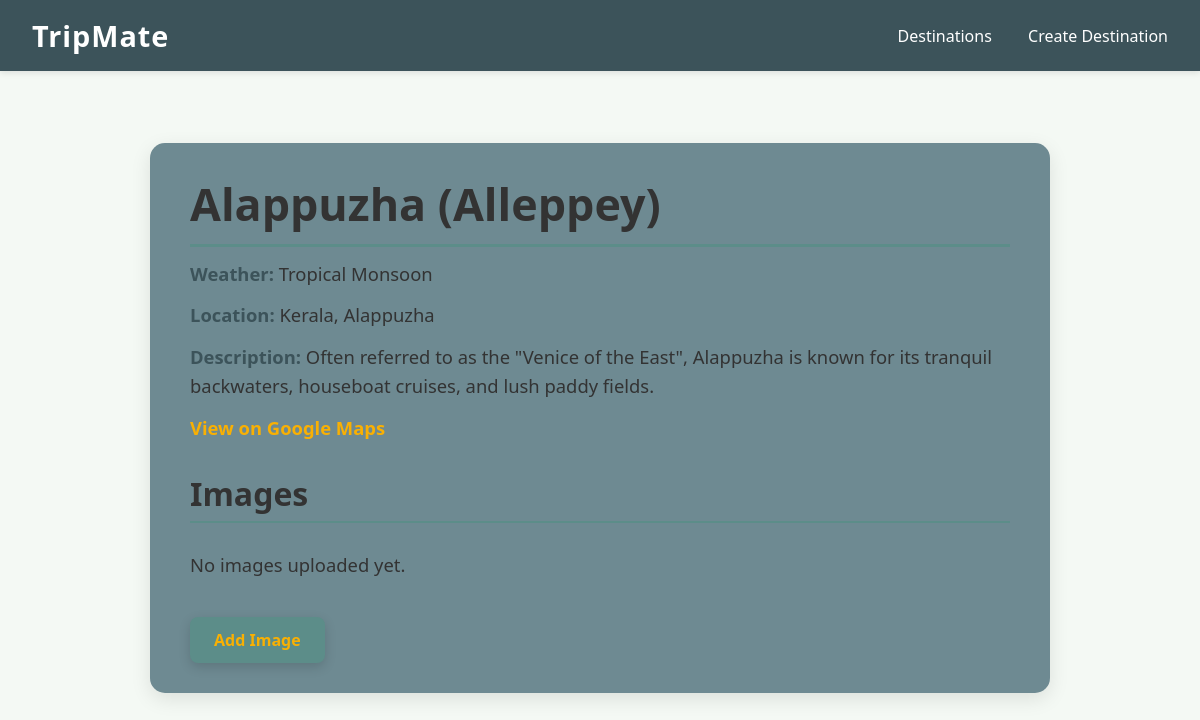
The page /destination/3/ on the database its author committed.
### TripMate_app/models.py (models this page shows, shortened)
class Destination(models.Model):
    place_name = models.CharField(max_length=100)
    weather = models.CharField(max_length=100)
    state = models.CharField(max_length=100)
    district = models.CharField(max_length=100)
    google_map_link = models.URLField()
    description = models.TextField()

### TripMate_app/views.py (the view)
# urls.py: path('destination/<int:pk>/', views.destination_detail, name='destination_detail'),
def destination_detail(request, pk):
    destination = get_object_or_404(Destination, pk=pk)
    return render(request, 'TripMate_app/destination_detail.html', {'destination': destination})

### TripMate_app/templates/TripMate_app/destination_detail.html (shortened to what this page needs)
{% extends 'TripMate_app/base.html' %}
{% block content %}
<div class="detail-container">
  <h2>{{ destination.place_name }}</h2>
  <p><strong>Weather:</strong> {{ destination.weather }}</p>
  <p><strong>Location:</strong> {{ destination.state }}, {{ destination.district }}</p>
  <p><strong>Description:</strong> {{ destination.description }}</p>
  <p><a href="{{ destination.google_map_link }}" target="_blank" rel="noopener">View on Google Maps</a></p>
  <h3>Images</h3>
  <div class="images-wrapper">
    {% for img in destination.images.all %}
      <img src="{{ img.image.url }}" alt="Image of {{ destination.place_name }}">
    {% empty %}
      <p>No images uploaded yet.</p>
    {% endfor %}
  </div>
  <a class="btn" href="{% url 'upload_images' destination.pk %}">Add Image</a>
</div>
{% endblock %}

### TripMate_app/templates/TripMate_app/base.html (style rules this page uses)
:root { --bg: #F4F9F4; --primary: #3c535a; --accent: #5C8D89; --highlight: #A7D7C5; --text-dark: #333; --white: #fff; }
* { box-sizing: border-box; margin: 0; padding: 0; }
body { font-family: 'Segoe UI', sans-serif; background-color: var(--bg); color: var(--text-dark); }
.btn { background-color: var(--accent); color: var(--white); padding: 10px 16px; border: none; border-radius: 5px; text-decoration: none; cursor: pointer; font-weight: 600; transition: background-color 0.3s ease; }

### TripMate_app/templates/TripMate_app/destination_detail.html (style rules this page uses)
.detail-container { max-width: 900px; margin: 40px auto; background-color: #6e8a92; padding: 30px 40px; border-radius: 15px; box-shadow: 0 6px 20px rgba(0,0,0,0.1); color: #333; font-family: 'Segoe UI', Tahoma, Geneva, Verdana, sans-serif; }
.detail-container h2 { font-size: 2.8rem; margin-bottom: 10px; color: #333; border-bottom: 3px solid #5C8D89; padding-bottom: 10px; }
.detail-container p { font-size: 1.15rem; line-height: 1.6; margin: 12px 0; }
.detail-container strong { color: #3c535a; }
.detail-container a { color: #f9b003; text-decoration: none; font-weight: 600; }
h3 { margin-top: 30px; color: #333; font-size: 2rem; border-bottom: 2px solid #5C8D89; padding-bottom: 6px; }
.images-wrapper { display: flex; flex-wrap: wrap; gap: 15px; margin-top: 15px; }
.btn { display: inline-block; margin-top: 25px; background-color: #5C8D89; color: #fff; padding: 12px 24px; border-radius: 8px; font-weight: 700; text-decoration: none; box-shadow: 0 4px 12px rgba(0, 0, 0, 0.15); transition: background-color 0.3s ease; }

### rows shown on the page
Destination: place_name "Alappuzha (Alleppey)", weather "Tropical Monsoon", state "Kerala", district "Alappuzha", description "Often referred to as the \"Venice of the East\", Alappuzha is known for its tranquil backwaters, houseboat cruises, and lush paddy fields."
